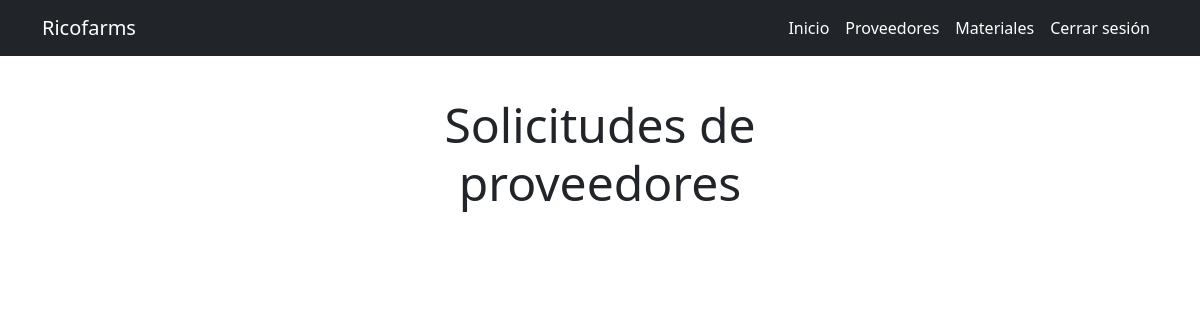
The page /proveedores/ (signed in) on the database as committed earlier.
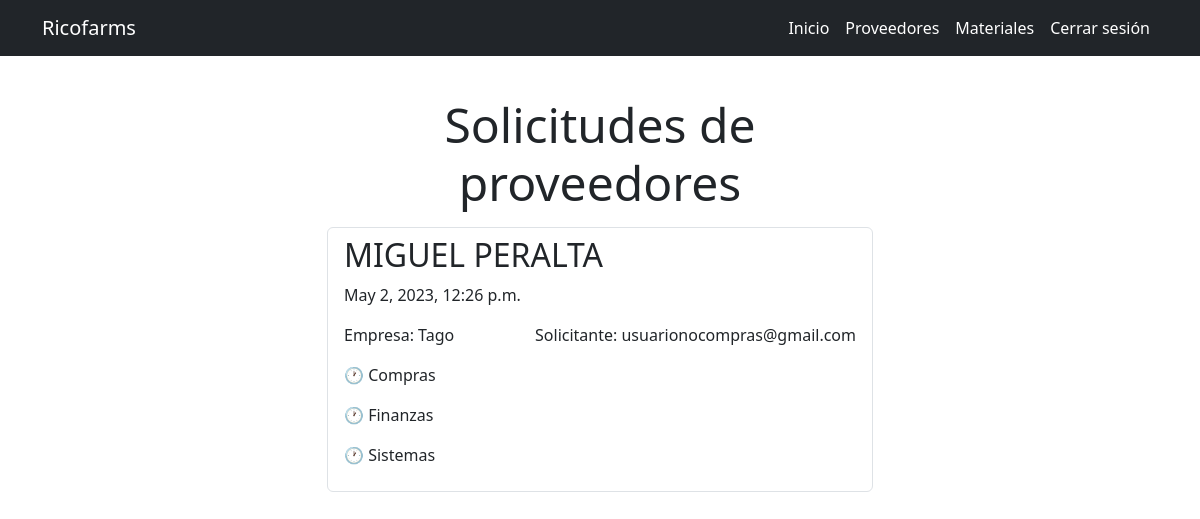
The same page on the database as committed later.
### alta_proveedores/models.py (models this page shows, shortened)
class Proveedor(models.Model):
    empresa = models.CharField(max_length=50)
    codigo = models.CharField(max_length=10)
    tipo_alta = models.CharField(max_length=20)
    contribuyente = models.CharField(max_length=20)
    razon_social = models.CharField(max_length=50)
    rfc = models.CharField(max_length=13)
    curp = models.CharField(max_length=18, blank=True)
    regimen_capital = models.CharField(max_length=100)
    nombre_fiscal = models.CharField(max_length=100)
    nombre_comercial = models.CharField(max_length=50)
    regimen_fiscal = models.CharField(max_length=100)
    uso_cdfi = models.CharField(max_length=100)
    representante_legal = models.CharField(max_length=50, blank=True)
    telefono_1 = models.CharField(max_length=10)
    telefono_2 = models.CharField(max_length=10)
    contacto = models.CharField(max_length=50)
    grupo = models.CharField(max_length=50)
    correo_general = models.CharField(max_length=40)
    correo_pagos = models.CharField(max_length=40)
    sitio_web = models.CharField(max_length=30, blank=True)
    rubro = models.CharField(max_length=20)
    tipo_operacion = models.CharField(max_length=10)
    tipo_tercero = models.CharField(max_length=20)
    id_fiscal = models.CharField(max_length=10)
    regimen_fiscal = models.CharField(max_length=100)
    agente_aduanal = models.CharField(max_length=10)
    reg_inc_fiscal = models.CharField(max_length=10)
    impuesto_cedular = models.CharField(max_length=10)
    venc_s_fecha = models.DateField()
    dias_para_entrega_completa = models.PositiveIntegerField(default=0)
    dias_credito = models.PositiveIntegerField(default=0)
    limite_credito_MN = models.PositiveIntegerField(default=0)
    limite_credito_ME = models.PositiveIntegerField(default=0)
    monto_credito = models.PositiveIntegerField(default=0)
    retencion_iva = models.CharField(max_length=10)
    retencion_isr = models.CharField(max_length=10)
    iva_frontera = models.CharField(max_length=10)
    calle = models.CharField(max_length=50)
    numero_exterior = models.CharField(max_length=10)
    numero_interior = models.CharField(max_length=10, blank=True)
    codigo_postal = models.CharField(max_length=5)
    colonia = models.CharField(max_length=50)
    localidad = models.CharField(max_length=50)
    municipio = models.CharField(max_length=30)
    ciudad = models.CharField(max_length=20)
    estado = models.CharField(max_length=20)
    pais = models.CharField(max_length=20)
    banco = models.CharField(max_length=50)
    cuenta = models.CharField(max_length=10)
    moneda = models.CharField(max_length=3)
    clabe = models.CharField(max_length=18)
    banco_2 = models.CharField(max_length=50, blank=True)
    cuenta_2 = models.CharField(max_length=10, blank=True)
    moneda_2 = models.CharField(max_length=3, blank=True)
    clabe_2 = models.CharField(max_length=18, blank=True)
    constancia_situacion_fiscal = models.FileField(upload_to='documentos/constancias/')
    estado_cuenta_bancario = models.FileField(upload_to='documentos/estados_cuenta')
    compras = models.BooleanField(default=False)
    finanzas = models.BooleanField(default=False)
    sistemas = models.BooleanField(default=False)
    aprobadas = models.BooleanField(default=False)
    fecha = models.DateTimeField(auto_now_add=True)
    usuario = models.ForeignKey(settings.AUTH_USER_MODEL, on_delete=models.CASCADE)
    usar_en_portal_proveedores = models.BooleanField(default=False)
    no_aplica_para_rafaga = models.BooleanField(default=False)
    no_relacionar_OC = models.BooleanField(default=False)

### iniciar_sesion/models.py (models this page shows, shortened)
class CustomUser(AbstractBaseUser, PermissionsMixin):
    email = models.EmailField(unique=True)
    first_name = models.CharField(max_length=30, blank=True)
    last_name = models.CharField(max_length=30, blank=True)
    is_staff = models.BooleanField(default=False)
    is_active = models.BooleanField(default=True)
    date_joined = models.DateTimeField(default=timezone.now)
    puede_comprar = models.BooleanField(default=False)
    compras = models.BooleanField(default=False)
    finanzas = models.BooleanField(default=False)
    sistemas = models.BooleanField(default=False)
    objects = CustomUserManager()
    USERNAME_FIELD = 'email'
    EMAIL_FIELD = 'email'
    REQUIRED_FIELDS = []
    class Meta:
        verbose_name = 'Usuario'
        verbose_name_plural = 'Usuarios'
    def __str__(self):
        return self.email

### alta_proveedores/views.py (the view)
# urls.py: path('proveedores/', views_proveedores.proveedor, name='proveedor'),
@login_required
def proveedor(request):
    if request.user.compras:
        proveedores = Proveedor.objects.filter(compras = False)
    else:
        if request.user.finanzas:
            proveedores = Proveedor.objects.filter(compras = True, finanzas = False)
        else:
            if request.user.sistemas:
                proveedores = Proveedor.objects.filter(compras = True, finanzas = True, sistemas = False)
            else:
                proveedores = Proveedor.objects.filter(usuario = request.user)
    return render(request, 'proveedor/proveedor.html', {
            'proveedores': proveedores
        })

### alta_proveedores/templates/proveedor/proveedor.html
{% extends 'base.html' %}
{% block content %}
<main class="container py-5 mt-5">
    <div class="row">
        <div class="col-md-6 offset-md-3">
            <h1 class="text-center display-5">Solicitudes de proveedores</h1>
            <ul style="list-style-type: none;" class="list-group mt-3">
                {% for proveedor in proveedores %}
                <a class="list-group-item" href="{% url 'proveedor_detail' proveedor.id %}">
                    <h2>{{proveedor.nombre_comercial}}</h2>
                    <p>{{proveedor.fecha}}</p>
                    <section class="d-flex justify-content-between">
                        <p>Empresa: {{proveedor.empresa}}</p>
                        <p>Solicitante: {{proveedor.usuario}}</p>
                    </section>
                    {% if proveedor.compras %}
                    <p class="text-success">✅ Compras</p>
                    {% else %}
                    <p>🕐 Compras</p>
                    {% endif %}
                    {% if proveedor.finanzas %}
                    <p class="text-success">✅ Finanzas</p>
                    {% else %}
                    <p>🕐 Finanzas</p>
                    {% endif %}
                    {% if proveedor.sistemas %}
                    <p class="text-success">✅ Sistemas</p>
                    {% else %}
                    <p>🕐 Sistemas</p>
                    {% endif %}
                </a>
                {% endfor %}
            </ul>
        </div>
    </div>
</main>
{% endblock %}

### alta_proveedores/templates/base.html (shortened to what this page needs)
<!DOCTYPE html>
<html lang="en">
<head>
    <link rel="stylesheet" href="https://cdn.jsdelivr.net/npm/bootstrap@5.3.0-alpha3/dist/css/bootstrap.min.css">
</head>
<body>
    <nav class="navbar navbar-expand-lg bg-dark navbar-dark fixed-top">
        <div class="container">
            <a class="navbar-brand" href="#">Ricofarms</a>
            <div class="collapse navbar-collapse" id="navbarNav">
                <ul class="navbar-nav ms-auto">
                    {% if user.is_authenticated %}
                    <li class="nav-item">
                        <a class="nav-link active" aria-current="page" href="/">Inicio</a>
                    </li>
                    <li class="nav-item">
                        <a class="nav-link active" aria-current="page" href="/proveedores">Proveedores</a>
                    </li>
                    <li class="nav-item">
                        <a class="nav-link active" aria-current="page" href="/materiales">Materiales</a>
                    </li>
                    <li class="nav-item">
                        <a class="nav-link active" aria-current="page" href="/signout">Cerrar sesión</a>
                    </li>
                    {% else %}
                    <li class="nav-item">
                        <a class="nav-link active" aria-current="page" href="/signin">Iniciar sesión</a>
                    </li>
                    {% endif %}
                </ul>
            </div>
        </div>
    </nav>
    {% block content %}
    {% endblock %}
</body>
</html>

Rows that differ between the two databases and show on the page:
added Proveedor: nombre_comercial "MIGUEL PERALTA", fecha "May 2, 2023, 12:26 p.m.", empresa "Tago", usuario "usuarionocompras@gmail.com", compras "🕐 Compras", finanzas "🕐 Finanzas", sistemas "🕐 Sistemas"
